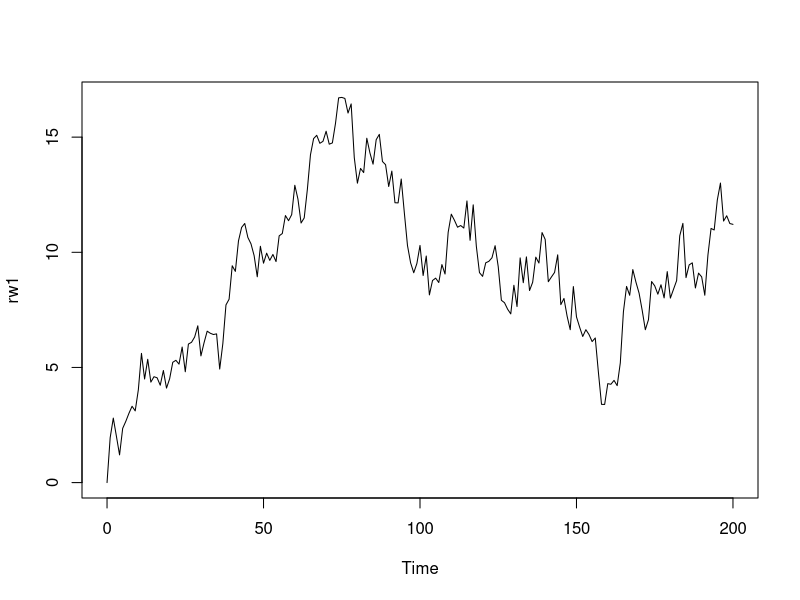
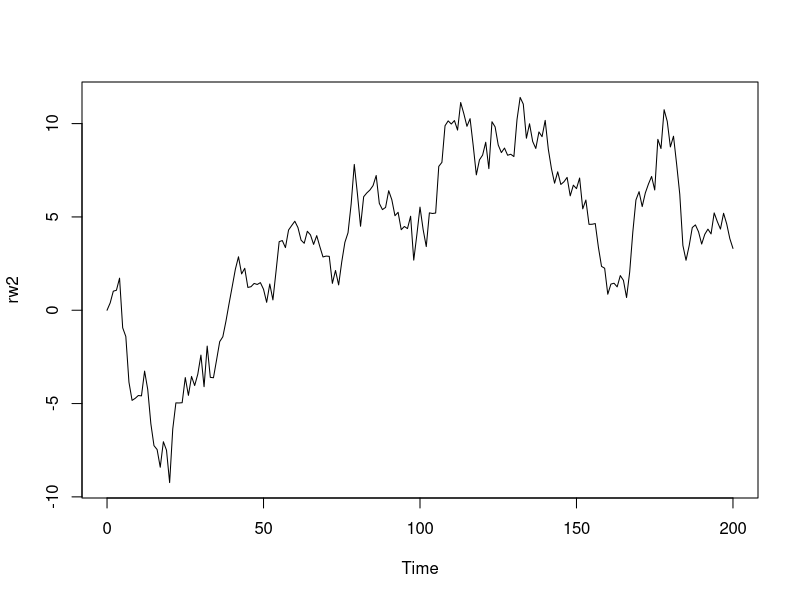
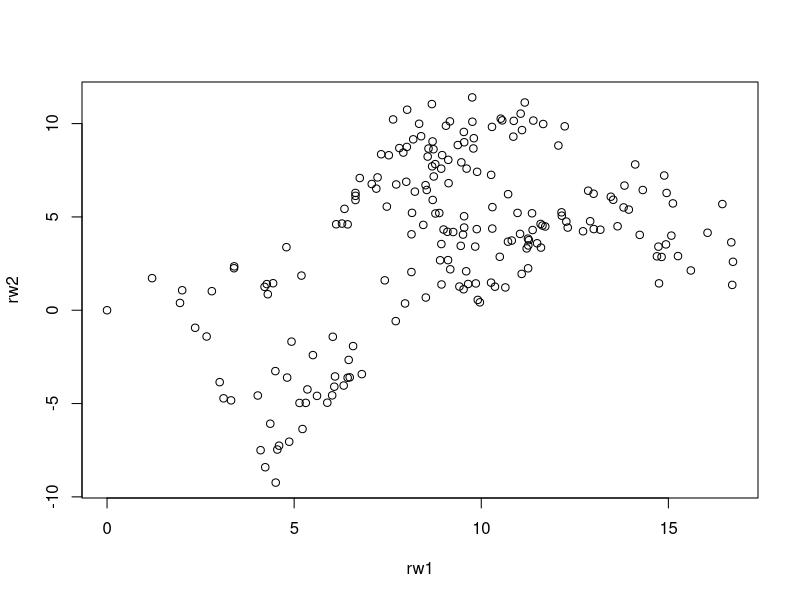

Reproduce these figures in R, in order.
## ---- chunk 1
knitr::opts_chunk$set(echo = TRUE)
## ---- chunk 2
library(urca)
## ---- chunk 3
rw1 <- arima.sim(model = list(order = c(0, 1, 0)), n = 200)
rw2 <- arima.sim(model = list(order = c(0, 1, 0)), n = 200)
plot(rw1)
plot(rw2)
## ---- chunk 4
plot(rw1, rw2)
## ---- chunk 5
summary(lm(rw2 ~ rw1))
## ---- chunk 6
summary(ur.df(rw1, type = "none"))
